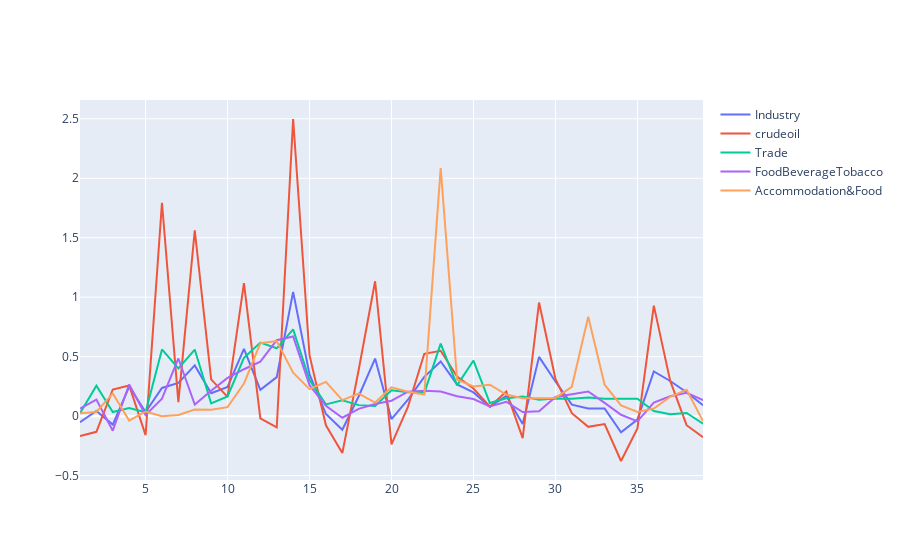

The cell this chart's notebook holds for it:
### Code cell
fig = go.Figure()
fig.add_trace(go.Scatter(x=d3.index, y=d3['Industry_diff'],
mode='lines', name = 'Industry'))
fig.add_trace(go.Scatter(x=d3.index, y=d3['Crude_diff'],
mode='lines', name = 'crudeoil'))
fig.add_trace(go.Scatter(x=d3.index, y=d3['Trade_diff'],
mode='lines', name = 'Trade'))
fig.add_trace(go.Scatter(x=d3.index, y=d3['FoodBeverageTobacco_diff'],
mode='lines', name = 'FoodBeverageTobacco'))
fig.add_trace(go.Scatter(x=d3.index, y=d3['AccommodationFood_diff'],
mode = 'lines', name = 'Accommodation&Food'))
